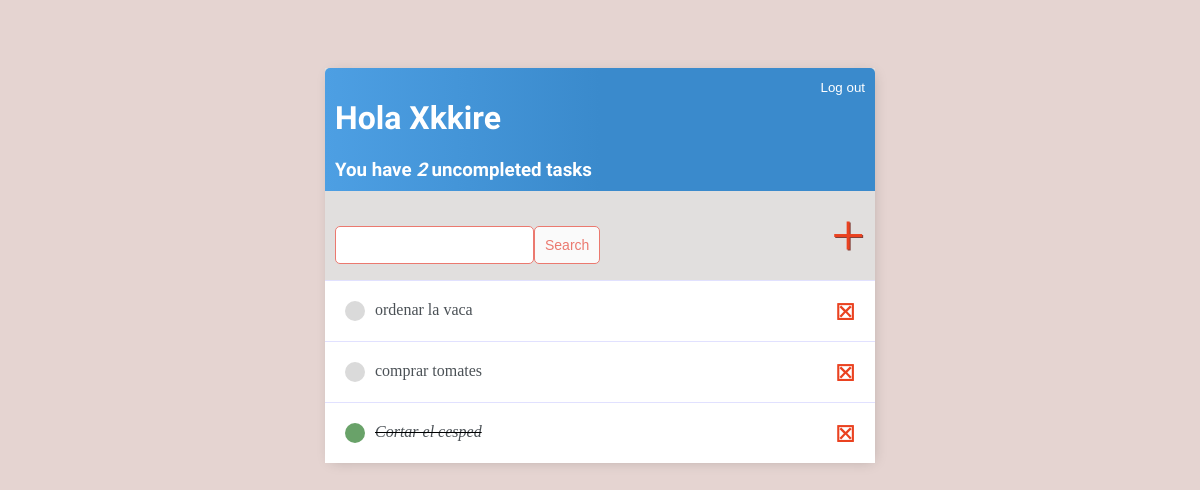
Before: / (signed in) with the older database file.
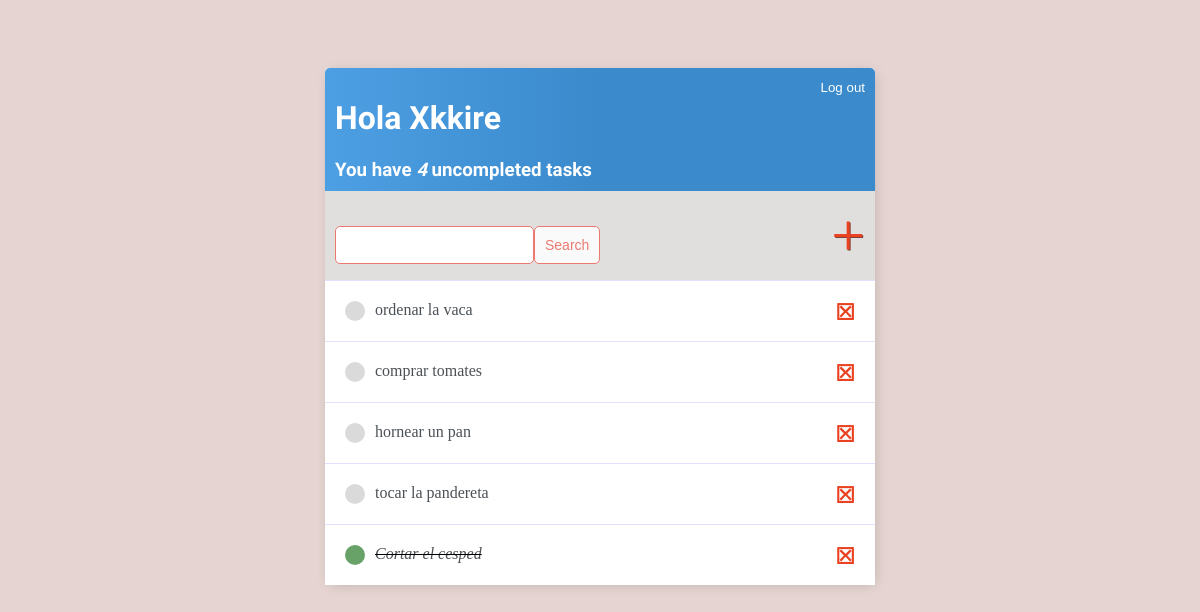
After: the same page with the newer database file.
### base/models.py (models this page shows)
class Task(models.Model):
    user = models.ForeignKey(User, on_delete=models.CASCADE, null=True, blank=True)
    title = models.CharField(max_length=200)
    desc = models.TextField(null=True, blank=True)
    complete = models.BooleanField(default=False)
    created = models.DateTimeField(auto_now_add=True)
    def __str__(self):
        return self.title
    class Meta:
        ordering = ['complete']

### base/views.py (the view)
# urls.py: urlpatterns = [path('', ListaPendientes.as_view(), name='tasks'),
class ListaPendientes(LoginRequiredMixin, ListView):
    model = Task
    context_object_name = 'tasks'
    def get_context_data(self, **kwarg):
        context = super().get_context_data(**kwarg)
        context['tasks'] = context['tasks'].filter(user=self.request.user)
        context['count'] = context['tasks'].filter(complete=False).count()
        searched_word = self.request.GET.get('search-area') or ''
        if searched_word:
            context['tasks'] = context['tasks'].filter(title__icontains=searched_word)
        context['searched_word'] = searched_word
        return context

### base/templates/base/task_list.html (shortened to what this page needs)
<!doctype html>
<html lang="en">
<head>
</head>
<body>
    {% extends 'base/index.html' %}
    {% block content %}
    <div class="superior-bar">
        <div>
            <h1>Hola {{request.user|title}}</h1>
            <h3 style="margin:0">You have <i>{{count}}</i> uncompleted task{{count|pluralize}}</h3>
        </div>
              {% if request.user.is_authenticated %}
        <form action="{% url 'logout' %}" method="post">
        <button type="submit">Log out</button>
        </form>
    {% else %}
        <a href="{% url 'login' %}">Log In</a>
    {% endif %}
    </div>
    <div id="search-add">
        <form method="GET" style="margin-top:20px; display: flex;">
            <input type="text" name="search-area" value="{{searched_word}}">
            <input class="button" type="submit" value="Search">
        </form>
        <a id="link-add" href="{% url 'create-task' %}">&#x2b;</a>
    </div>
    <div class="tasks-items">
        {%for task in tasks%}
        <div class="tasks">
            {% if task.complete %}
            <div class="task-title">
                <div class="task-complete-icon"></div>
                    <i><s><a href="{% url 'edit-task' task.id%}">{{task}}</a></s></i>
            </div>
            <a class="delete" href="{% url 'delete-task' task.id %}">&#9746;</a>
            {% else %}
            <div class="task-title">
                <div class="task-incomplete-icon"></div>
                    <a href="{% url 'edit-task' task.id%}">{{task}}</a>
            </div>
            <a class="delete" href="{% url 'delete-task' task.id %}">&#9746;</a>
            {% endif %}
        </div>
        {% empty %}
        <h3> No hay elementos en esta lista</h3>
        {% endfor%}
    </div>
    {% endblock content%}

### base/templates/base/index.html (shortened to what this page needs)
<!DOCTYPE html>
<html lang="en">
<head>
</head>
<body>
        <div class="container">
            {% block content %}
            {% endblock content%}
        </div>
</body>
</html>

### base/templates/base/index.html (style rules this page uses)
body { background-color: #E5D4D1; font-family: "Slabo 27px", serif; padding-top: 60px; }
.container { max-width: 550px; margin: auto; background-color: #E1DFDE; -webkit-box-shadow: 2px 2px 13px -4px rgba(0,0,0,0.21); box-shadow: 2px 2px 13px -4px rgba(0,0,0,0.21); }
h1,h2,h3,h4,h5,h6 { font-family: "Anonymous Pro", monospace; }
a,p { color: #996E66; }
.superior-bar { display: flex; justify-content: space-between; color: #ffffff; padding: 10px; border-radius: 5px 5px 0 0; background: linear-gradient(90deg, #4D9FE3, #3A8ACC, #3A8ACC); }
.superior-bar button[type='submit'] { background: none; color: #ffffff; border: none; padding: 0; cursor: pointer; }
.tasks { display: flex; align-items: center; justify-content:space-between; padding: 20px; background-color: #ffffff; border-top: 1px solid rgb(225,225,255); }
.task-title { display:flex; }
.task-title a { text-decoration: none; color: #4b5156; margin-left: 10px; }
.task-incomplete-icon { height: 20px; width: 20px; background-color: rgb(218,218,218); border-radius: 50px; }
.task-complete-icon { height: 20px; width: 20px; background-color: rgb(105,162,105); border-radius: 50px; }
.delete { text-decoration: none; font-weight: 900; color: #EA4220; font-size: 22px; line-height: 0; }
#search-add { display:flex; justify-content: space-between; align-items: center; padding: 10px; }
#link-add { color: #EA4220; text-decoration: none; font-size:60px; text-shadow: 1px 1px #81413B; }
input[type=text],input[type=password], textarea { border: 1px solid #EB796F; border-radius: 5px; padding: 10px; width: 90%; }
.button { border: 1px solid #EB796F; background-color: #FAFAFA; color:#EB796F; padding: 10px; font-size: 14px; border-radius: 5px; cursor: pointer; text-decoration: none; }

Changed rows visible on the page:
added Task: title "hornear un pan"
added Task: title "tocar la pandereta"
Other visible differences:
{{ count }}: "2" → "4"
